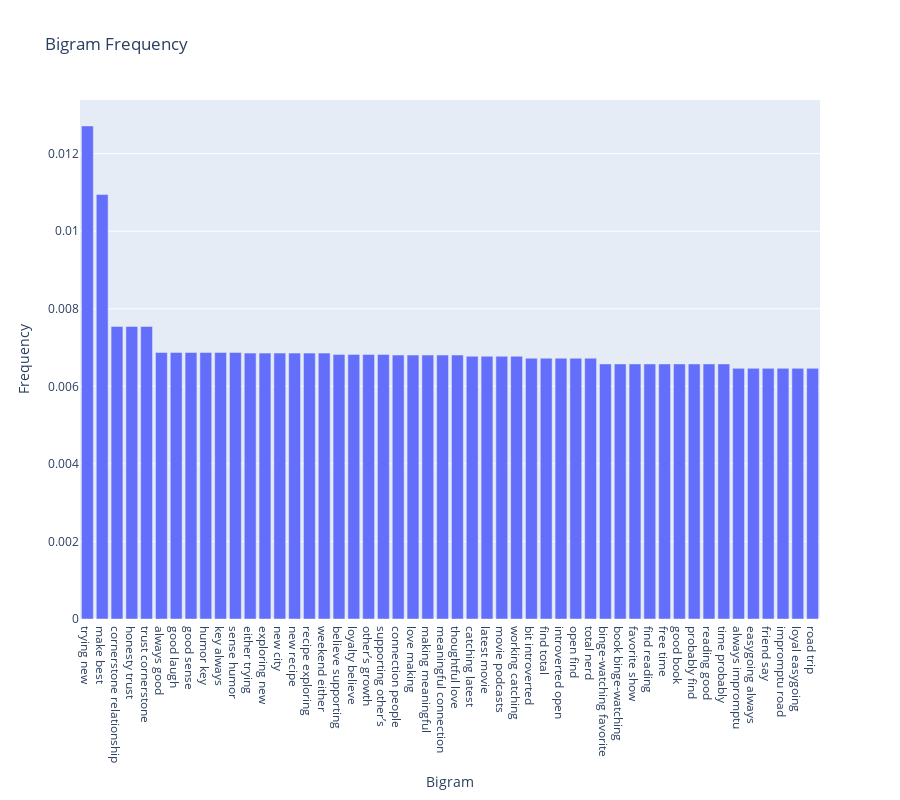

The notebook cell this image was saved under:
### Code cell
# Create DataFrame
df_bigrams = pd.DataFrame(bigrams, columns=['Bigram', 'Frequency'])

# Create the bar chart
fig = px.bar(df_bigrams, x='Bigram', y='Frequency', title="Bigram Frequency", labels={'Bigram': 'Bigram', 'Frequency': 'Frequency'}, height=800)

# Display the chart
fig.show()

### Figure 1 — Plotly figure (JSON) as saved in the notebook; plotly's stock layout.template omitted (floating-point values rounded to 4 significant figures)
{"data": [{"alignmentgroup": "True", "hovertemplate": "Bigram=%{x}<br>Frequency=%{y}<extra></extra>", "legendgroup": "", "marker": {"color": "#636efa", "pattern": {"shape": ""}}, "name": "", "offsetgroup": "", "orientation": "v", "showlegend": false, "textposition": "auto", "type": "bar", "x": ["trying new", "make best", "cornerstone relationship", "honesty trust", "trust cornerstone", "always good", "good laugh", "good sense", "humor key", "key always", "sense humor", "either trying", "exploring new", "new city", "new recipe", "recipe exploring", "weekend either", "believe supporting", "loyalty believe", "other’s growth", "supporting other’s", "connection people", "love making", "making meaningful", "meaningful connection", "thoughtful love", "catching latest", "latest movie", "movie podcasts", "working catching", "bit introverted", "find total", "introverted open", "open find", "total nerd", "binge-watching favorite", "book binge-watching", "favorite show", "find reading", "free time", "good book", "probably find", "reading good", "time probably", "always impromptu", "easygoing always", "friend say", "impromptu road", "loyal easygoing", "road trip"], "xaxis": "x", "y": [0.01272, 0.01095, 0.007545, 0.007545, 0.007545, 0.006874, 0.006874, 0.006874, 0.006874, 0.006874, 0.006874, 0.006857, 0.006857, 0.006857, 0.006857, 0.006857, 0.006857, 0.006824, 0.006824, 0.006824, 0.006824, 0.006808, 0.006808, 0.006808, 0.006808, 0.006808, 0.006775, 0.006775, 0.006775, 0.006775, 0.006726, 0.006726, 0.006726, 0.006726, 0.006726, 0.006579, 0.006579, 0.006579, 0.006579, 0.006579, 0.006579, 0.006579, 0.006579, 0.006579, 0.006464, 0.006464, 0.006464, 0.006464, 0.006464, 0.006464], "yaxis": "y"}], "layout": {"barmode": "relative", "height": 800, "legend": {"tracegroupgap": 0}, "title": {"text": "Bigram Frequency"}, "xaxis": {"anchor": "y", "domain": [0, 1], "title": {"text": "Bigram"}}, "yaxis": {"anchor": "x", "domain": [0, 1], "title": {"text": "Frequency"}}}}
